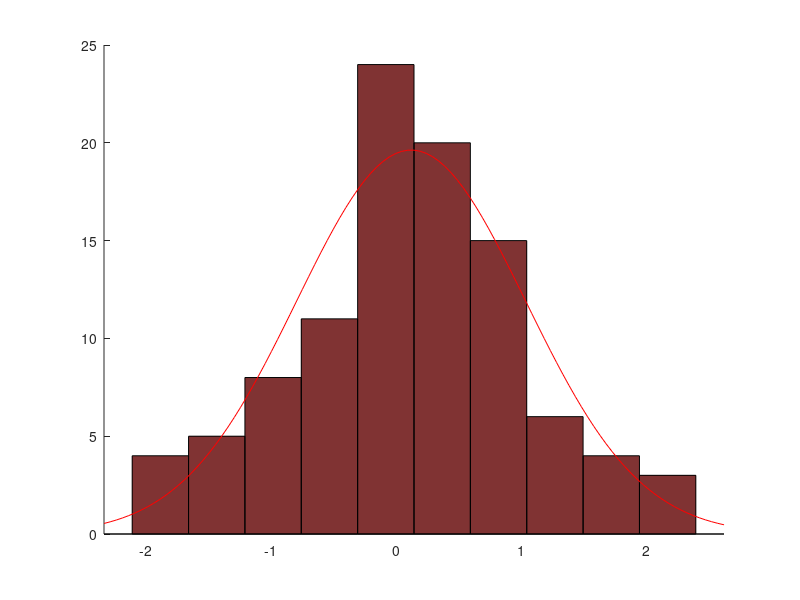

The MATLAB script that drew this image: (Note: this script raises an error after producing the figure.)
rng(0,'twister');
stddev = 1;
mean = 0;
set1 = stddev.*randn(100,1) + mean;
set2 = stddev.*randn(1000,1) + mean;
set3 = stddev.*randn(100000,1) + mean;
hold on;
h1=histfit(set1);
set(h1(1),'facecolor',[0.5,0.2,0.2]); 
set(h1(1),'FaceAlpha',0.3);
%set(h1(2),'LegendInformation','IconDisplayStyle','off');
%legend('Sample set');
%hold on
h2=histfit(set2);
set(h2(1),'facecolor',[0.2,0.5,0.5]);
set(h2(1),'FaceAlpha',0.4);
%hold off
%hold on
h3=histfit(set3);
set(h3(1),'facecolor',[0.5,0.5,0.5]);
set(h3(1),'FaceAlpha',0.4);
hold off